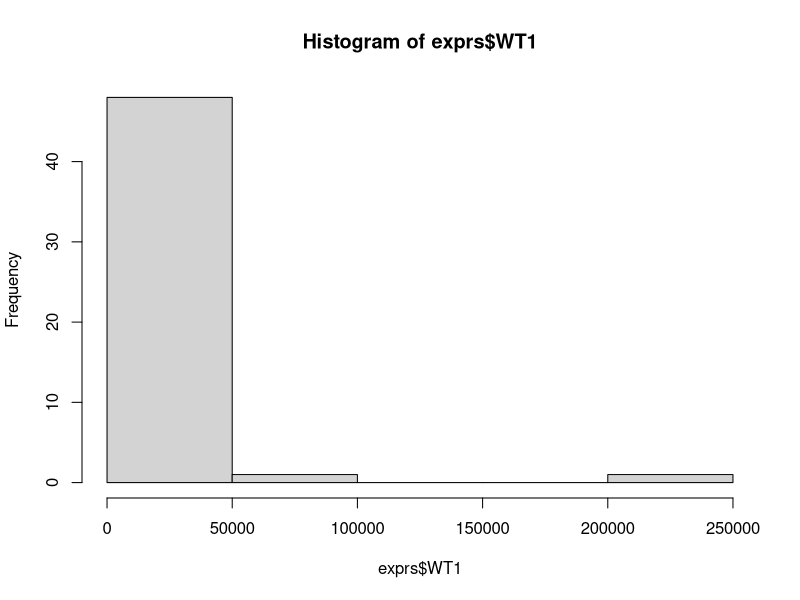
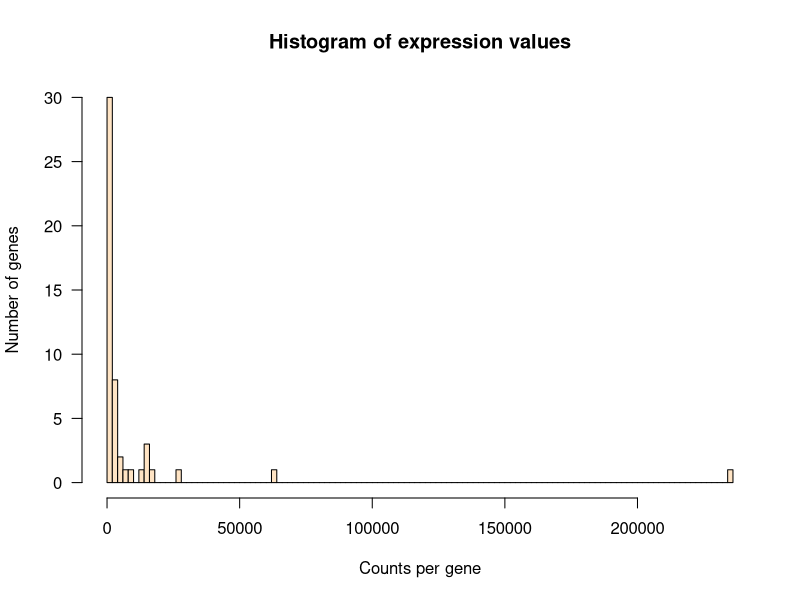
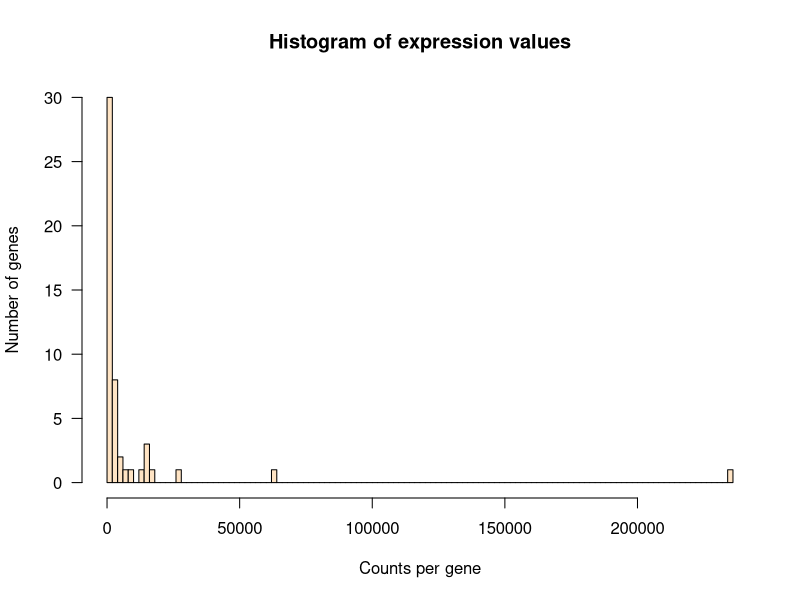
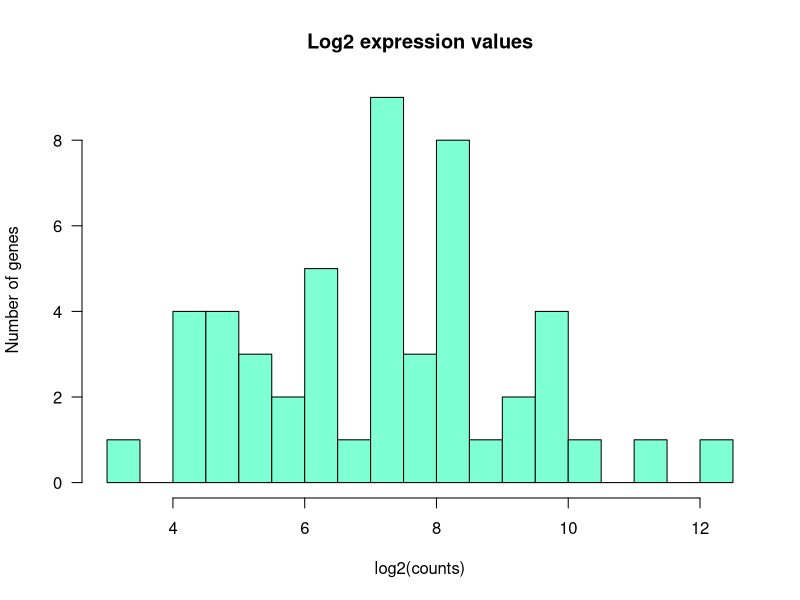
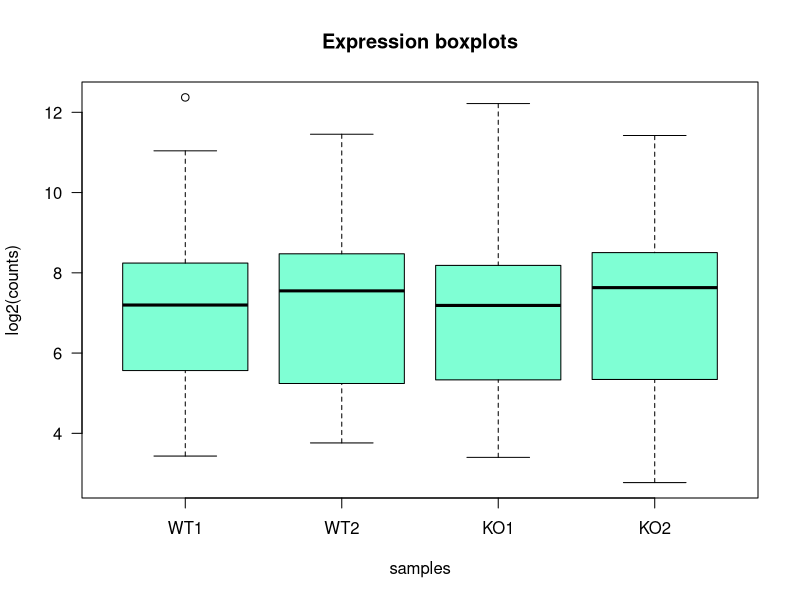
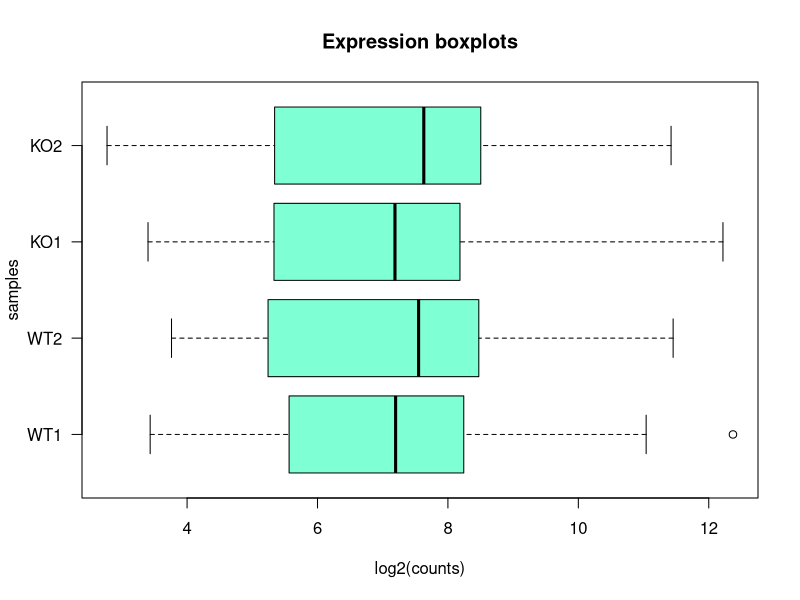
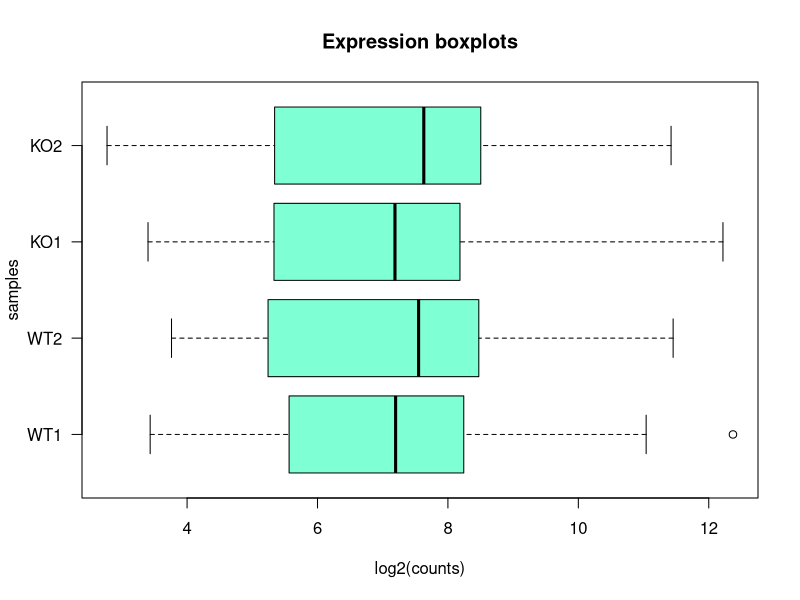
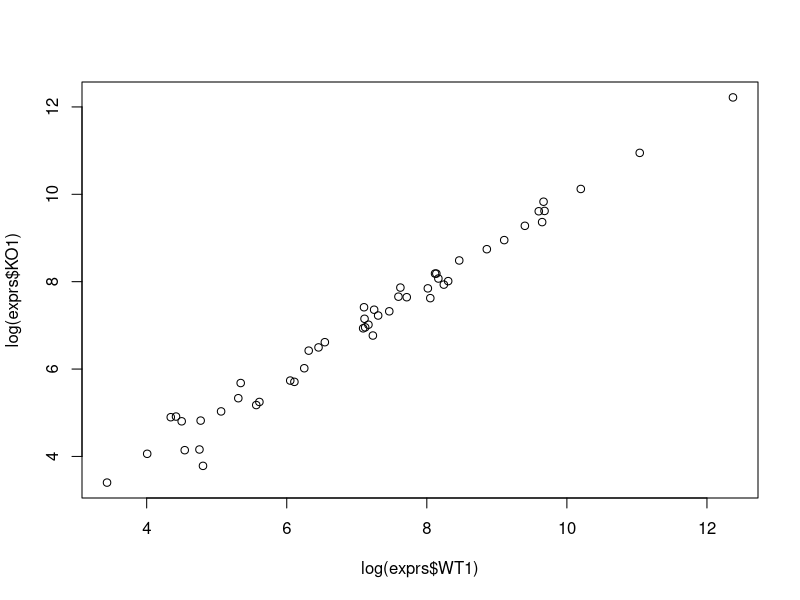

Here is the R script that generated these plots, in order:
## ---- chunk 1
library(knitr)
library(kableExtra)
# library(formattable)

options(width = 300)
# options(encoding = 'UTF-8')
knitr::opts_chunk$set(
  fig.width = 7, fig.height = 5, 
  fig.path = 'figures/R_intro_',
  fig.align = "center", 
  size = "tiny", 
  echo = TRUE, eval = TRUE, 
  warning = FALSE, message = FALSE, 
  results = FALSE, comment = "")

options(scipen = 12) ## Max number of digits for non-scientific notation
# knitr::asis_output("\\footnotesize")

## ---- chunk 2
work.dir <- "~/intro_R" 
## ---- chunk 3
dir.create(work.dir, recursive = TRUE, showWarnings = FALSE)
## ---- chunk 4
setwd(work.dir)	
## ---- chunk 5
getwd()
## ---- chunk 6
list.files()
## ---- chunk 7
2 + 3
4 * 5
6 / 4
## ---- chunk 8
a <- 2      ## Assigner une valeur à une variable
print(a)    ## Afficher la valeur de la variable a
## ---- chunk 9
b <- 3      ## Assigner une valeur à une seconde variable
c <- a + b  ## Effectuer un calcul avec 2 variables
print(c)    ## Afficher le contenu de la variable c
## ---- chunk 10
a <- 7      ## Changer la valeur de a
print(c)    ## Note: le contenu de c n'est pas modifié
## ---- chunk 11
exprs <- read.table(file = "data/expression.txt", 
                    header = TRUE, 
                    sep = "\t")
## ---- chunk 12
help(read.table)
## ---- chunk 13
?read.table
## ---- chunk 14
print(exprs)
## ---- chunk 15
head(exprs)
## ---- chunk 16
head(exprs, n = 15)
## ---- chunk 17
dim(exprs)    ## Dimensions
ncol(exprs)   ## Nombre de colonnes
nrow(exprs)   ## Nombre de lignes
## ---- chunk 18
colnames(exprs)
rownames(exprs)
## ---- chunk 19
  summary(exprs)
## ---- chunk 20
exprs$WT1
## ---- chunk 21
exprs[, "WT1"]  ## Sélection de la colonne WT1
## ---- chunk 22
exprs[, c("WT1", "WT2")]
## ---- chunk 23
exprs[, 2]
exprs[, c(2, 3)]
## ---- chunk 24
hist(exprs$WT1)
## ---- chunk 25
hist(exprs$WT1, 
     breaks = 100, # class intervals
     main = "Histogram of expression values",
     xlab = "Counts per gene", # X label
     ylab = "Number of genes", # Y label
     las = 1, # Plot axis labels horizontally
     col = "bisque" # filling color
     )
## ---- chunk 26
hist(exprs$WT1, 
     breaks = 100, # class intervals
     main = "Histogram of expression values",
     xlab = "Counts per gene", # X label
     ylab = "Number of genes", # Y label
     las = 1, # Plot axis labels horizontally
     col = "bisque" # filling color
     )
## ---- chunk 27
hist(log(exprs$WT1), breaks = 20,
     main = "Log2 expression values",
     xlab = "log2(counts)", # X label
     ylab = "Number of genes", # Y label
     las = 1, # Plot axis labels horizontally
     col = "aquamarine" # filling color
     )
## ---- chunk 28
boxplot(log(exprs[, c("WT1", "WT2", "KO1", "KO2")]),
     main = "Expression boxplots",
     xlab = "samples", # X label
     ylab = "log2(counts)", # Y label
     las = 1, # Plot axis labels horizontally
     col = "aquamarine" # filling color
     )
## ---- chunk 29
boxplot(log(exprs[, c("WT1", "WT2", "KO1", "KO2")]),
     main = "Expression boxplots",
     xlab = "log2(counts)", # X label
     ylab = "samples", # Y label
     las = 1, # Plot axis labels horizontally
     horizontal = TRUE, # plot boxplots horizontally
     col = "aquamarine" # filling color
     )
## ---- chunk 30
boxplot(log(exprs[, c("WT1", "WT2", "KO1", "KO2")]),
     main = "Expression boxplots",
     xlab = "log2(counts)", # X label
     ylab = "samples", # Y label
     las = 1, # Plot axis labels horizontally
     horizontal = TRUE, # plot boxplots horizontally
     col = "aquamarine" # filling color
     )
## ---- chunk 31
plot(x = log(exprs$WT1), y = log(exprs$KO1))
## ---- chunk 32
plot(x = log(exprs$WT1), y = log(exprs$KO1), main = "Expression KO1 vs WT1",
     xlab = "WT1", ylab = "KO1",  pch = 16, las = 1, col = "red")
grid()               # add a grid
abline(a = 0, b = 1) # add a diagonal line
## ---- chunk 33
exprs[c(4, 11), ]
## ---- chunk 34
which(exprs$id %in% c("ENSG00000253991", "ENSG00000099958"))
## ---- chunk 35
gene.indices <- which(exprs$id %in% c("ENSG00000253991", "ENSG00000099958"))
exprs[gene.indices, ]
## ---- chunk 36
exprs[10:15, 1:5, ]
## ---- chunk 37
rowMeans(exprs[,c("WT1","WT2")])
## ---- chunk 38
exprs$meanWT <- rowMeans(exprs[,c("WT1","WT2")])
exprs$meanKO <- rowMeans(exprs[,c("KO1","KO2")])

head(exprs) ## Check the result
## ---- chunk 39
exprs$FC <- exprs$meanKO / exprs$meanWT
head(exprs) ## Check the result
## ---- chunk 40
exprs$mean <- rowMeans(exprs[,c("WT1","WT2","KO1","KO2")])
## ---- chunk 41
exprs$M <- log2(exprs$FC)
## ---- chunk 42
exprs$A <- rowMeans(log2(exprs[,c("meanWT", "meanKO")]))
## ---- chunk 43
plot(x = exprs$A, y = exprs$M, main = "MA plot", las = 1,
     col = "blue", pch = 16, xlab = "A = intensity", ylab = "M = log2FC")
grid(lty = "solid", col = "lightgray")
abline(h = 0)
## ---- chunk 44
annot <- read.table(file = "data/annotation.csv", header = TRUE, sep = ";")
dim(annot)   ## Vérifier les dimensions
head(annot)  ## Afficher quelques lignes
## ---- chunk 45
table(annot$chr)
## ---- chunk 46
barplot(sort(table(annot$chr)), horiz = TRUE, las = 1,
        main = "Genes per chromosome", ylab = "Chromosome", 
        col = "lightblue", xlab = "Number of genes")

## ---- chunk 47
exprs.annot <- merge(exprs, annot, by = "id")
head(exprs.annot)
## ---- chunk 48
exprs8 <- exprs.annot[which(exprs.annot$chr == 8),]
print(exprs8)

## ---- chunk 49
write.table(x = exprs8, file = "exprs8.txt", sep = "\t",
            row.names = TRUE, col.names = NA)

## ---- chunk 50
# Calcul de l'espérance d'un coup de dé
p <- 1/6          # Probabilité de chaque face
valeurs <- 1:6    # valeurs associées aux  faces

# L'éspérance est la moyenne attendue au terme d'un nombre infini de tirages.
# On la calcule par la somme des produits des valeurs par leurs probabilités. 
sum(p * valeurs)  
